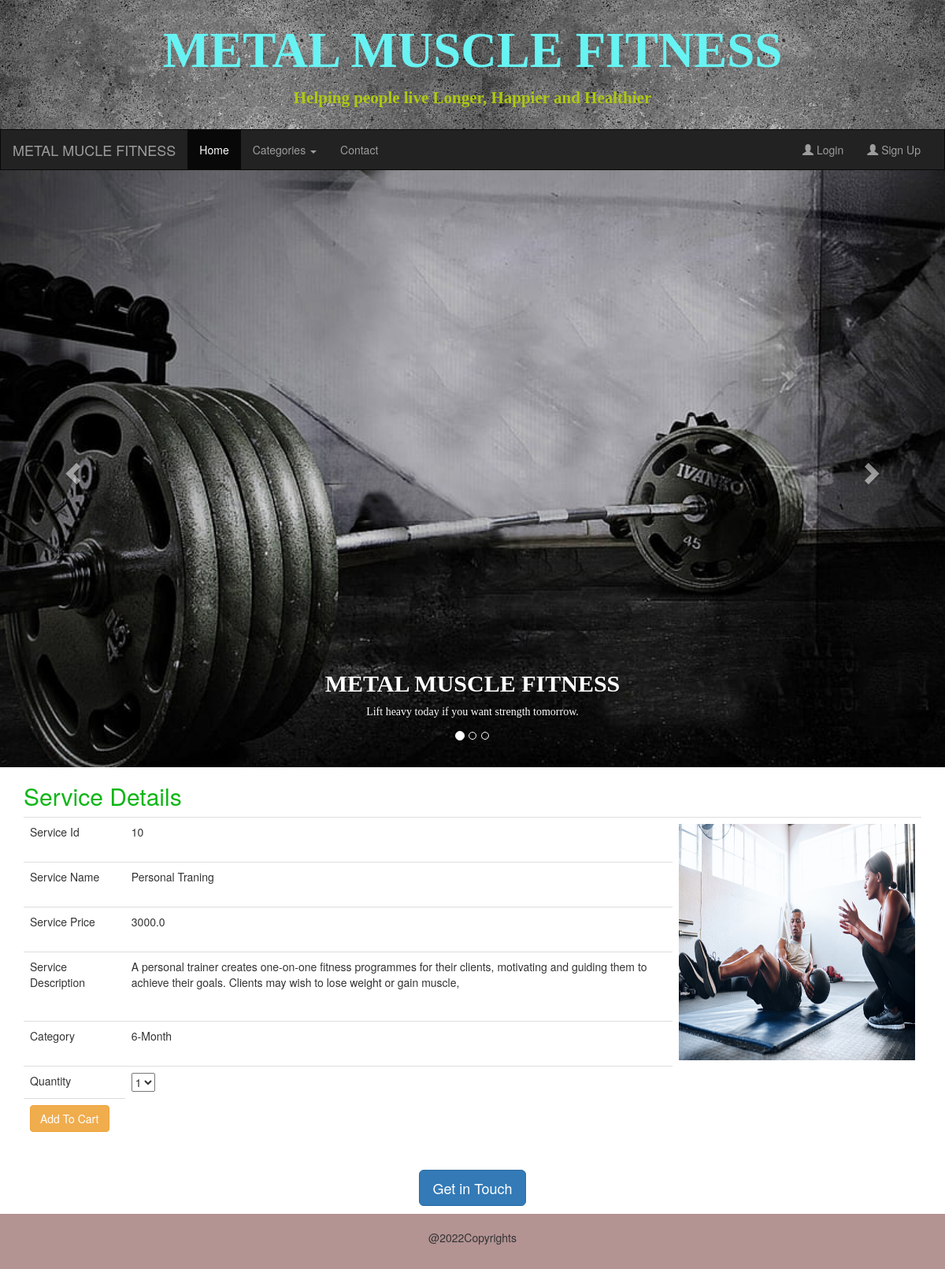
/ViewDetails/10, run on the app's committed database.
### AdminApp/models.py (models this page shows, shortened)
class Gym(models.Model):
    service_name = models.CharField(max_length=100)
    price = models.FloatField(default=300)
    description = models.CharField(max_length=1000)
    imageurl = models.ImageField(upload_to = "Images",default='abc.jpg')
    category = models.ForeignKey(Category,on_delete = models.CASCADE)
    class Meta:
        db_table = "Gym"

class Category(models.Model):
    cat_name = models.CharField(max_length=20)
    def __str__(self):
        return self.cat_name
    class Meta:
        db_table = "Category"

### UserApp/views.py (the view)
# urls.py: path('ViewDetails/<id>',views.ViewDetails),
def ViewDetails(request,id):
    gym = Gym.objects.get(id=id)
    return render(request,"ViewDetails.html",{"gym":gym })

### UserApp/templates/ViewDetails.html (shortened to what this page needs)
{%extends "master.html"%}
{%block content%}
<div class="container">
    <h2 style="color:#0eb616" font face ="body MT">Service Details</font></h2>
    <form method="post" action="/addToCart">
<table class="table">
    <tr><td>Service Id</td><td>{{gym.id}}
    </td><td rowspan="5">
        <img src="{{gym.imageurl.url}}" class="img-square" height="300px" width="300px"/>
    </td></tr>
    <tr><td>Service Name</td><td>{{gym.service_name}}</td></tr>
    <tr><td>Service Price</td><td>{{gym.price}}</td></tr>
    <tr><td>Service Description</td><td>{{gym.description}}</td></tr>
    <tr><td>Category</td><td>{{gym.category}}</td></tr>
    <tr><td>Quantity</td>
    <td><select name="qty">
        <option>1</option>
    </select></td></tr>
    <tr><td><button type="submit" class="btn btn-warning">
        Add To Cart</button></td></tr>
</table>
</form>
</div>
{%endblock%}

### data on the page
Gym: id "10", imageurl (picture), service_name "Personal Traning", price "3000.0", description "A personal trainer creates one-on-one fitness programmes for their clients, motivating and guiding them to achieve their goals. Clients may wish to lose weight or gain muscle,", category "6-Month"
